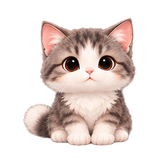
#> input picture assets/readme/kitten.png, 160 x 160 px, given in place of dragon-motion.png, which was not available
$ python build_dragon_power_preview.py
#> lines starting #> are read from the running program, lines starting #| are printed output that depends on the picture; pictures that were not available may be replaced by others from this repository, and a replacement may not be noted
### app/behavior_art.py
"""Painted gestures and reversible posture transitions for each illustrated pet."""

SIGNATURES = {
    "bunny": ("wash_face", "sniff", "hind_stretch"),
    "mookrata": ("wag_tail", "sniff_ground", "play_bow"),
    "kitten": ("groom", "knead", "watch_tail"),
    "bibi": ("preen", "wing_stretch", "one_leg"),
    "dragon": ("hug_tail", "hiccup", "wing_blanket"),
}
EXTRA_CLIPS = {
    character: {name: tuple(f"extra_{name}_{i:02d}" for i in range(length))
                for name, length in [("wake_stretch", 25),
                                     *[(name, 20) for name in signatures],
                                     ("travel_ready", 25)]}
    for character, signatures in SIGNATURES.items()
}
EXTRA_CLIPS["dragon"]["hiccup"] = tuple(f"extra_hiccup_{i:02d}" for i in range(25))
for name, length in (("threat", 30), ("roar", 30), ("storm_hover", 140), ("wing_gust", 60), ("belly_smoke", 120), ("roll_enter", 15), ("roll_loop", 90), ("roll_exit", 15), ("fury", 180), ("ground_ready", 25), ("ground_walk", 40), ("run", 40), ("ignition_reaction", 40)):
    EXTRA_CLIPS["dragon"][name] = tuple(f"extra_{name}_{i:02d}" for i in range(length))
from app.dragon_personality import NEW_ACTIVITIES, PERCH_CLIPS
for name in (*NEW_ACTIVITIES, *PERCH_CLIPS):
    EXTRA_CLIPS['dragon'][name] = tuple(f'extra_{name}_{i:02d}' for i in range(40))
EXTRA_POSES = {character: tuple(pose for clip in clips.values() for pose in clip)
               for character, clips in EXTRA_CLIPS.items()}


# [17 lines left out: functions gesture_pose, posture, not called in this run]


class PostureTransition:
    """Join activities through painted body poses; never move while turning."""
    # [22 lines left out: functions __init__, connect, not called in this run]

    @property
    def active(self):
        return bool(self.queue)

    # [14 lines left out: functions step, pose, not called in this run]

### app/dragon_power_geometry.py
"""Desktop-sized dragon powers, separate from the small body sprite."""

import math
import random

FIRE_WIDTH, FIRE_HEIGHT = 240, 160
FIRE_FRAMES = 32
OVERLAY_WIDTH, OVERLAY_HEIGHT = 560, 480


# [43 lines left out: functions fire_frame, overlay_rect, bolt_paths, not called in this run]


def gust_transform(origin,size,direction,progress):
    """Cloud funnel tip moves away from the flapping wing without clipping."""
    w,h=size
    direction=1 if direction>=0 else -1
    available=w-origin[0]-90 if direction>0 else origin[0]-90
    travel=max(0,min(235,available))
    t=max(0,min(1,(progress-.15)/.79))
    cx=origin[0]+direction*(12+travel*t)
    return max(12,min(w-12,cx)),max(12,min(h-12,origin[1]-35*t))

### scripts/build_dragon_power_preview.py
"""Static README examples rendered from the same assets and effect geometry."""
from pathlib import Path
import sys
from PIL import Image, ImageDraw

ROOT = Path(__file__).resolve().parents[1]
sys.path.insert(0,str(ROOT))
from app.pet_sprites import POSES
from app.behavior_art import EXTRA_CLIPS
from app.dragon_power_geometry import gust_transform
from app.dragon_fire_layout import FIRE_NOZZLES
from app.dragon_effect_layout import MOUTH_POSITIONS,HORN_POSITIONS


def build():
    atlas=Image.open(ROOT/'assets/dragon-motion.png').convert('RGBA')
#> atlas is the input picture: PIL image 160x160 RGBA; mean R, G, B, A 85.3, 71.7, 66.9, 104.3
    def body(name):
        i=POSES['dragon'].index(name)
        return atlas.crop((i%5*160,i//5*160,i%5*160+160,i//5*160+160))
    panels=[]
    for title in ('Fantasy flame','Horn lightning','One-wing whirlwind'):
        im=Image.new('RGBA',(560,330),'#18212c')
        ImageDraw.Draw(im).text((16,15),title,fill='#e6eef4')
        panels.append(im)
#> this loop made 3 passes
#> pass 1, in build, `im=Image.new('RGBA',(560,330),'#18212c')`:
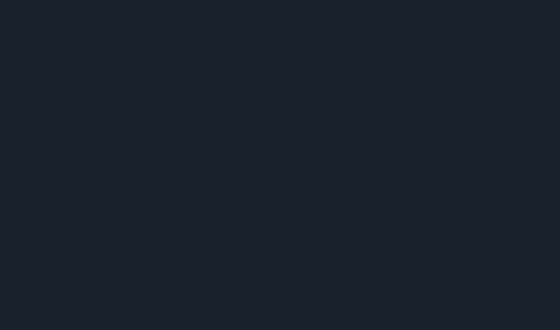
#> im: PIL image 560x330 RGBA; mean R, G, B, A 24, 33, 44, 255
#> after the loop, panels = 3 items
    index=20
    panels[0].alpha_composite(body(f'dragon_fire_{index:02d}'),(80,130))
#> in body, `return atlas.crop((i%5*160,i//5*160,i%5*160+160,i//5*160+160))`: returned value: PIL image 160x160 RGBA; every value is 0
    flame=Image.open(ROOT/'assets/readme/dragon-fantasy-fire.png').convert('RGBA')
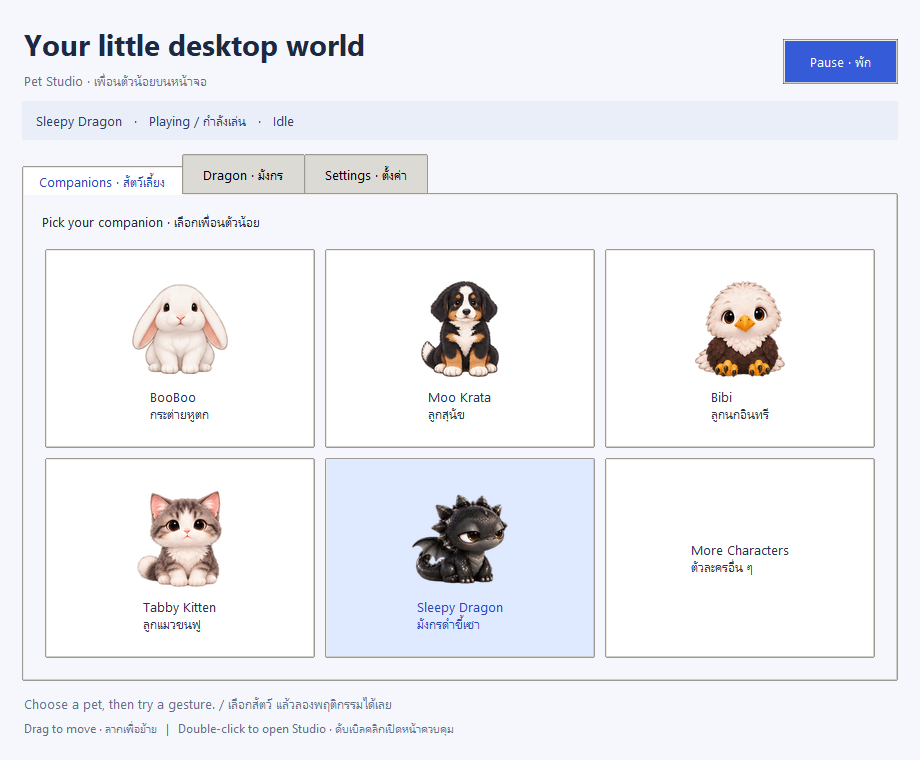
#> input picture assets/readme/pet-studio.png, 920 x 760 px, given in place of dragon-fantasy-fire.png, which was not available
    mx,my=MOUTH_POSITIONS[index]
    nx,ny=FIRE_NOZZLES[15]
    panels[0].alpha_composite(flame,(round(80+mx-nx),round(130+my-ny)))
    panels[1].alpha_composite(body(EXTRA_CLIPS['dragon']['storm_hover'][70]),(210,160))
    lightning=Image.open(ROOT/'assets/readme/dragon-lightning.png').convert('RGBA')
    hx,hy=HORN_POSITIONS[70][0]
    panels[1].alpha_composite(lightning,(210+hx-271,160+hy-380))
    panels[2].alpha_composite(body(EXTRA_CLIPS['dragon']['wing_gust'][30]),(350,130))
    cx,cy=gust_transform((392,235),(560,330),-1,.78)
#> in gust_transform, `w,h=size`: w = 560; h = 330
#> in gust_transform, `available=w-origin[0]-90 if direction>0 else origin[0]-90`: available = 302
#> in gust_transform, `travel=max(0,min(235,available))`: travel = 235
#> in gust_transform, `cx=origin[0]+direction*(12+travel*t)`: cx = 192.6
#> cx = 192.6; cy = 207.1
    vortex=Image.open(ROOT/'assets/readme/dragon-vortex.png').convert('RGBA')
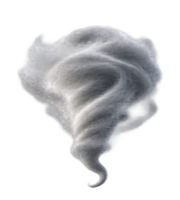
#> input picture assets/readme/dragon-vortex.png, 180 x 200 px
#> vortex is the input picture: PIL image 180x200 RGBA; mean R, G, B, A 63.9, 64.3, 66.2, 86
    panels[2].alpha_composite(vortex,(round(cx-90),round(cy-200)))
    output=Image.new('RGB',(1680,330))
#> output: PIL image 1680x330 RGB; every value is 0
    for i,im in enumerate(panels):output.paste(im,(i*560,0))
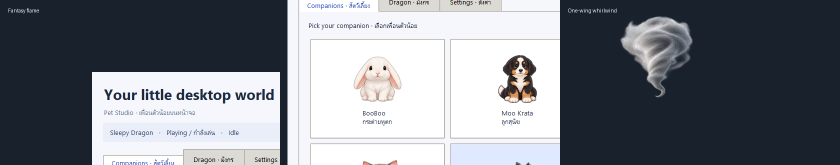
#> output: PIL image 1680x330 RGB (shown at 1/2 size); mean R, G, B 122.7, 127.7, 135.1
    output.save(ROOT/'assets/readme/dragon-powers.png',optimize=True)


if __name__=='__main__':build()
